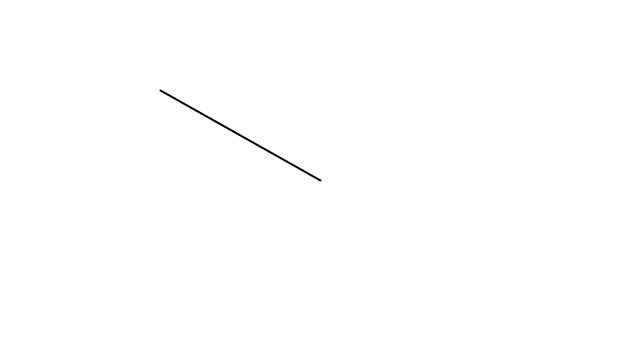
Frame 1 (no input)
Frame 60 (the mouse pressed at the canvas centre just before this capture): identical to frame 1, image omitted
Frame 120 (the mouse held since frame 60 and released just before this capture): blank canvas, image omitted

The Processing sketch that drew this single still picture (run headless with seeded random() and noise(); from frame 60 on, the mouse is pressed at the canvas centre):

// Processing sketch: NOC_1_4_vector_multiplication
// ── NOC_1_4_vector_multiplication.pde
// hand-copying
// NOC_1_4_vector_multiplication.pde

void setup() {
  size(640, 360);
  smooth();
}

void draw() {
  background(255);
  
  PVector mouse = new PVector(mouseX, mouseY);
  PVector center = new PVector(width / 2, height / 2);
  mouse.sub(center);
  
  mouse.mult(0.5);
  
  translate(width / 2, height / 2);
  strokeWeight(2); 
  stroke(0);
  line(0, 0, mouse.x, mouse.y);
}
